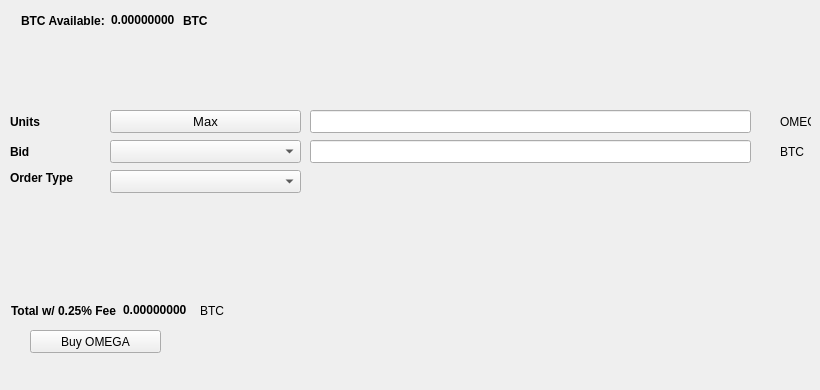
   <widget class="QWidget" name="BuyTab">
    <attribute name="title">
     <string>Buy</string>
    </attribute>
    <widget class="QPushButton" name="BuyOMEGA">
     <property name="geometry">
      <rect>
       <x>30</x>
       <y>330</y>
       <width>131</width>
       <height>23</height>
      </rect>
     </property>
     <property name="text">
      <string>Buy OMEGA</string>
     </property>
     <property name="icon">
      <iconset resource="../omega.qrc">
       <normaloff>:/icons/bitcoin</normaloff>:/icons/bitcoin</iconset>
     </property>
    </widget>
    <widget class="QLabel" name="label_3">
     <property name="geometry">
      <rect>
       <x>10</x>
       <y>110</y>
       <width>46</width>
       <height>23</height>
      </rect>
     </property>
     <property name="font">
      <font>
       <weight>75</weight>
       <bold>true</bold>
      </font>
     </property>
     <property name="text">
      <string>Units</string>
     </property>
    </widget>
    <widget class="QLineEdit" name="UnitsInput">
     <property name="geometry">
      <rect>
       <x>310</x>
       <y>110</y>
       <width>441</width>
       <height>23</height>
      </rect>
     </property>
     <property name="font">
      <font>
       <pointsize>9</pointsize>
       <weight>75</weight>
       <bold>true</bold>
      </font>
     </property>
    </widget>
    <widget class="QLineEdit" name="BuyBidPriceEdit">
     <property name="geometry">
      <rect>
       <x>310</x>
       <y>140</y>
       <width>441</width>
       <height>23</height>
      </rect>
     </property>
     <property name="font">
      <font>
       <pointsize>9</pointsize>
       <weight>75</weight>
       <bold>true</bold>
      </font>
     </property>
    </widget>
    <widget class="QLabel" name="label_4">
     <property name="geometry">
      <rect>
       <x>780</x>
       <y>110</y>
       <width>31</width>
       <height>23</height>
      </rect>
     </property>
     <property name="text">
      <string>OMEGA</string>
     </property>
    </widget>
    <widget class="QLabel" name="label_5">
     <property name="geometry">
      <rect>
       <x>780</x>
       <y>140</y>
       <width>31</width>
       <height>23</height>
      </rect>
     </property>
     <property name="text">
      <string>BTC</string>
     </property>
    </widget>
    <widget class="QLabel" name="label_6">
     <property name="geometry">
      <rect>
       <x>10</x>
       <y>140</y>
       <width>46</width>
       <height>23</height>
      </rect>
     </property>
     <property name="font">
      <font>
       <weight>75</weight>
       <bold>true</bold>
      </font>
     </property>
     <property name="text">
      <string>Bid</string>
     </property>
    </widget>
    <widget class="QLabel" name="label_7">
     <property name="geometry">
      <rect>
       <x>10</x>
       <y>170</y>
       <width>91</width>
       <height>16</height>
      </rect>
     </property>
     <property name="font">
      <font>
       <weight>75</weight>
       <bold>true</bold>
      </font>
     </property>
     <property name="text">
      <string>Order Type</string>
     </property>
    </widget>
    <widget class="QPushButton" name="Buy_Max_Amount">
     <property name="geometry">
      <rect>
       <x>110</x>
       <y>110</y>
       <width>191</width>
       <height>23</height>
      </rect>
     </property>
     <property name="font">
      <font>
       <pointsize>10</pointsize>
      </font>
     </property>
     <property name="text">
      <string>Max</string>
     </property>
    </widget>
    <widget class="QComboBox" name="BuyBidcomboBox">
     <property name="geometry">
      <rect>
       <x>110</x>
       <y>140</y>
       <width>191</width>
       <height>23</height>
      </rect>
     </property>
     <property name="font">
      <font>
       <pointsize>10</pointsize>
      </font>
     </property>
    </widget>
    <widget class="QComboBox" name="buyOrdertypeCombo">
     <property name="geometry">
      <rect>
       <x>110</x>
       <y>170</y>
       <width>191</width>
       <height>23</height>
      </rect>
     </property>
     <property name="font">
      <font>
       <pointsize>10</pointsize>
      </font>
     </property>
    </widget>
    <widget class="QWidget" name="layoutWidget1">
     <property name="geometry">
      <rect>
       <x>21</x>
       <y>11</y>
       <width>227</width>
       <height>19</height>
      </rect>
     </property>
     <layout class="QHBoxLayout" name="horizontalLayout_3">
      <item>
       <widget class="QLabel" name="label232">
        <property name="font">
         <font>
          <weight>75</weight>
          <bold>true</bold>
         </font>
        </property>
        <property name="text">
         <string>BTC Available:</string>
        </property>
       </widget>
      </item>
      <item>
       <widget class="QLabel" name="BtcAvailableLbl">
        <property name="palette">
         <palette>
          <active>
           <colorrole role="WindowText">
            <brush brushstyle="SolidPattern">
             <color alpha="255">
              <red>0</red>
              <green>0</green>
              <blue>0</blue>
             </color>
            </brush>
           </colorrole>
           <colorrole role="Button">
            <brush brushstyle="SolidPattern">
             <color alpha="255">
              <red>0</red>
              <green>170</green>
              <blue>0</blue>
             </color>
            </brush>
           </colorrole>
           <colorrole role="Light">
            <brush brushstyle="SolidPattern">
             <color alpha="255">
              <red>0</red>
              <green>255</green>
              <blue>0</blue>
             </color>
            </brush>
           </colorrole>
           <colorrole role="Midlight">
            <brush brushstyle="SolidPattern">
             <color alpha="255">
              <red>0</red>
              <green>212</green>
              <blue>0</blue>
             </color>
            </brush>
           </colorrole>
           <colorrole role="Dark">
            <brush brushstyle="SolidPattern">
             <color alpha="255">
              <red>0</red>
              <green>85</green>
              <blue>0</blue>
             </color>
            </brush>
           </colorrole>
           <colorrole role="Mid">
            <brush brushstyle="SolidPattern">
             <color alpha="255">
              <red>0</red>
              <green>113</green>
              <blue>0</blue>
             </color>
            </brush>
           </colorrole>
           <colorrole role="Text">
            <brush brushstyle="SolidPattern">
             <color alpha="255">
              <red>0</red>
              <green>170</green>
              <blue>0</blue>
             </color>
            </brush>
           </colorrole>
           <colorrole role="BrightText">
            <brush brushstyle="SolidPattern">
             <color alpha="255">
              <red>255</red>
              <green>255</green>
              <blue>255</blue>
             </color>
            </brush>
           </colorrole>
           <colorrole role="ButtonText">
            <brush brushstyle="SolidPattern">
             <color alpha="255">
              <red>0</red>
              <green>0</green>
              <blue>0</blue>
             </color>
            </brush>
           </colorrole>
           <colorrole role="Base">
            <brush brushstyle="SolidPattern">
             <color alpha="255">
              <red>255</red>
              <green>255</green>
              <blue>255</blue>
             </color>
            </brush>
           </colorrole>
           <colorrole role="Window">
            <brush brushstyle="SolidPattern">
             <color alpha="255">
              <red>0</red>
              <green>170</green>
              <blue>0</blue>
             </color>
            </brush>
           </colorrole>
           <colorrole role="Shadow">
            <brush brushstyle="SolidPattern">
             <color alpha="255">
              <red>0</red>
              <green>0</green>
              <blue>0</blue>
             </color>
            </brush>
           </colorrole>
           <colorrole role="AlternateBase">
            <brush brushstyle="SolidPattern">
             <color alpha="255">
              <red>127</red>
              <green>212</green>
              <blue>127</blue>
             </color>
            </brush>
           </colorrole>
           <colorrole role="ToolTipBase">
            <brush brushstyle="SolidPattern">
             <color alpha="255">
              <red>255</red>
              <green>255</green>
              <blue>220</blue>
             </color>
            </brush>
           </colorrole>
           <colorrole role="ToolTipText">
            <brush brushstyle="SolidPattern">
             <color alpha="255">
              <red>0</red>
              <green>0</green>
              <blue>0</blue>
             </color>
            </brush>
           </colorrole>
          </active>
          <inactive>
           <colorrole role="WindowText">
            <brush brushstyle="SolidPattern">
             <color alpha="255">
              <red>0</red>
              <green>0</green>
              <blue>0</blue>
             </color>
            </brush>
           </colorrole>
           <colorrole role="Button">
            <brush brushstyle="SolidPattern">
             <color alpha="255">
              <red>0</red>
              <green>170</green>
              <blue>0</blue>
             </color>
            </brush>
           </colorrole>
           <colorrole role="Light">
            <brush brushstyle="SolidPattern">
             <color alpha="255">
              <red>0</red>
              <green>255</green>
              <blue>0</blue>
             </color>
            </brush>
           </colorrole>
           <colorrole role="Midlight">
            <brush brushstyle="SolidPattern">
             <color alpha="255">
              <red>0</red>
              <green>212</green>
              <blue>0</blue>
             </color>
            </brush>
           </colorrole>
           <colorrole role="Dark">
            <brush brushstyle="SolidPattern">
             <color alpha="255">
              <red>0</red>
              <green>85</green>
              <blue>0</blue>
             </color>
            </brush>
           </colorrole>
           <colorrole role="Mid">
            <brush brushstyle="SolidPattern">
             <color alpha="255">
              <red>0</red>
              <green>113</green>
              <blue>0</blue>
             </color>
            </brush>
           </colorrole>
           <colorrole role="Text">
            <brush brushstyle="SolidPattern">
             <color alpha="255">
              <red>0</red>
              <green>170</green>
              <blue>0</blue>
             </color>
            </brush>
           </colorrole>
           <colorrole role="BrightText">
            <brush brushstyle="SolidPattern">
             <color alpha="255">
              <red>255</red>
              <green>255</green>
              <blue>255</blue>
             </color>
            </brush>
           </colorrole>
           <colorrole role="ButtonText">
            <brush brushstyle="SolidPattern">
             <color alpha="255">
              <red>0</red>
              <green>0</green>
              <blue>0</blue>
             </color>
            </brush>
           </colorrole>
           <colorrole role="Base">
            <brush brushstyle="SolidPattern">
             <color alpha="255">
              <red>255</red>
              <green>255</green>
              <blue>255</blue>
             </color>
            </brush>
           </colorrole>
           <colorrole role="Window">
            <brush brushstyle="SolidPattern">
             <color alpha="255">
              <red>0</red>
              <green>170</green>
              <blue>0</blue>
             </color>
            </brush>
           </colorrole>
           <colorrole role="Shadow">
            <brush brushstyle="SolidPattern">
             <color alpha="255">
              <red>0</red>
              <green>0</green>
              <blue>0</blue>
             </color>
            </brush>
           </colorrole>
           <colorrole role="AlternateBase">
            <brush brushstyle="SolidPattern">
             <color alpha="255">
              <red>127</red>
              <green>212</green>
              <blue>127</blue>
             </color>
            </brush>
           </colorrole>
           <colorrole role="ToolTipBase">
            <brush brushstyle="SolidPattern">
             <color alpha="255">
              <red>255</red>
              <green>255</green>
              <blue>220</blue>
             </color>
            </brush>
           </colorrole>
           <colorrole role="ToolTipText">
            <brush brushstyle="SolidPattern">
             <color alpha="255">
              <red>0</red>
              <green>0</green>
              <blue>0</blue>
             </color>
            </brush>
           </colorrole>
          </inactive>
          <disabled>
           <colorrole role="WindowText">
            <brush brushstyle="SolidPattern">
             <color alpha="255">
              <red>0</red>
              <green>85</green>
              <blue>0</blue>
             </color>
            </brush>
           </colorrole>
           <colorrole role="Button">
            <brush brushstyle="SolidPattern">
             <color alpha="255">
              <red>0</red>
              <green>170</green>
              <blue>0</blue>
             </color>
            </brush>
           </colorrole>
           <colorrole role="Light">
            <brush brushstyle="SolidPattern">
             <color alpha="255">
              <red>0</red>
              <green>255</green>
              <blue>0</blue>
             </color>
            </brush>
           </colorrole>
           <colorrole role="Midlight">
            <brush brushstyle="SolidPattern">
             <color alpha="255">
              <red>0</red>
              <green>212</green>
              <blue>0</blue>
             </color>
            </brush>
           </colorrole>
           <colorrole role="Dark">
            <brush brushstyle="SolidPattern">
             <color alpha="255">
              <red>0</red>
              <green>85</green>
              <blue>0</blue>
             </color>
            </brush>
           </colorrole>
           <colorrole role="Mid">
            <brush brushstyle="SolidPattern">
             <color alpha="255">
              <red>0</red>
              <green>113</green>
              <blue>0</blue>
             </color>
            </brush>
           </colorrole>
           <colorrole role="Text">
            <brush brushstyle="SolidPattern">
             <color alpha="255">
              <red>0</red>
              <green>85</green>
              <blue>0</blue>
             </color>
            </brush>
           </colorrole>
           <colorrole role="BrightText">
            <brush brushstyle="SolidPattern">
             <color alpha="255">
              <red>255</red>
              <green>255</green>
              <blue>255</blue>
             </color>
            </brush>
           </colorrole>
           <colorrole role="ButtonText">
            <brush brushstyle="SolidPattern">
             <color alpha="255">
              <red>0</red>
              <green>85</green>
              <blue>0</blue>
             </color>
            </brush>
           </colorrole>
           <colorrole role="Base">
            <brush brushstyle="SolidPattern">
             <color alpha="255">
              <red>0</red>
              <green>170</green>
              <blue>0</blue>
             </color>
            </brush>
           </colorrole>
           <colorrole role="Window">
            <brush brushstyle="SolidPattern">
             <color alpha="255">
              <red>0</red>
              <green>170</green>
              <blue>0</blue>
             </color>
            </brush>
           </colorrole>
           <colorrole role="Shadow">
            <brush brushstyle="SolidPattern">
             <color alpha="255">
              <red>0</red>
              <green>0</green>
              <blue>0</blue>
             </color>
            </brush>
           </colorrole>
           <colorrole role="AlternateBase">
            <brush brushstyle="SolidPattern">
             <color alpha="255">
              <red>0</red>
              <green>170</green>
              <blue>0</blue>
             </color>
            </brush>
           </colorrole>
           <colorrole role="ToolTipBase">
            <brush brushstyle="SolidPattern">
             <color alpha="255">
              <red>255</red>
              <green>255</green>
              <blue>220</blue>
             </color>
            </brush>
           </colorrole>
           <colorrole role="ToolTipText">
            <brush brushstyle="SolidPattern">
             <color alpha="255">
              <red>0</red>
              <green>0</green>
              <blue>0</blue>
             </color>
            </brush>
           </colorrole>
          </disabled>
         </palette>
        </property>
        <property name="font">
         <font>
          <weight>75</weight>
          <bold>true</bold>
         </font>
        </property>
        <property name="text">
         <string>0.00000000</string>
        </property>
        <property name="textInteractionFlags">
         <set>Qt::LinksAccessibleByMouse|Qt::TextSelectableByKeyboard|Qt::TextSelectableByMouse</set>
        </property>
       </widget>
      </item>
      <item>
       <widget class="QLabel" name="BtcAvailableLbl_2">
        <property name="font">
         <font>
          <weight>75</weight>
          <bold>true</bold>
         </font>
        </property>
        <property name="text">
         <string>BTC</string>
        </property>
       </widget>
      </item>
     </layout>
    </widget>
    <widget class="QWidget" name="layoutWidge2">
     <property name="geometry">
      <rect>
       <x>11</x>
       <y>301</y>
       <width>259</width>
       <height>19</height>
      </rect>
     </property>
     <layout class="QHBoxLayout" name="horizontalLayout_4">
      <item>
       <widget class="QLabel" name="label_9">
        <property name="font">
         <font>
          <weight>75</weight>
          <bold>true</bold>
         </font>
        </property>
        <property name="text">
         <string>Total w/ 0.25% Fee</string>
        </property>
       </widget>
      </item>
      <item>
       <widget class="QLabel" name="BuyCostLabel">
        <property name="palette">
         <palette>
          <active>
           <colorrole role="WindowText">
            <brush brushstyle="SolidPattern">
             <color alpha="255">
              <red>0</red>
              <green>0</green>
              <blue>0</blue>
             </color>
            </brush>
           </colorrole>
           <colorrole role="Button">
            <brush brushstyle="SolidPattern">
             <color alpha="255">
              <red>0</red>
              <green>170</green>
              <blue>0</blue>
             </color>
            </brush>
           </colorrole>
           <colorrole role="Light">
            <brush brushstyle="SolidPattern">
             <color alpha="255">
              <red>0</red>
              <green>255</green>
              <blue>0</blue>
             </color>
            </brush>
           </colorrole>
           <colorrole role="Midlight">
            <brush brushstyle="SolidPattern">
             <color alpha="255">
              <red>0</red>
              <green>212</green>
              <blue>0</blue>
             </color>
            </brush>
           </colorrole>
           <colorrole role="Dark">
            <brush brushstyle="SolidPattern">
             <color alpha="255">
              <red>0</red>
              <green>85</green>
              <blue>0</blue>
             </color>
            </brush>
           </colorrole>
           <colorrole role="Mid">
            <brush brushstyle="SolidPattern">
             <color alpha="255">
              <red>0</red>
              <green>113</green>
              <blue>0</blue>
             </color>
            </brush>
           </colorrole>
           <colorrole role="Text">
            <brush brushstyle="SolidPattern">
             <color alpha="255">
              <red>0</red>
              <green>170</green>
              <blue>0</blue>
             </color>
            </brush>
           </colorrole>
           <colorrole role="BrightText">
            <brush brushstyle="SolidPattern">
             <color alpha="255">
              <red>255</red>
              <green>255</green>
              <blue>255</blue>
             </color>
            </brush>
           </colorrole>
           <colorrole role="ButtonText">
            <brush brushstyle="SolidPattern">
             <color alpha="255">
              <red>0</red>
              <green>0</green>
              <blue>0</blue>
             </color>
            </brush>
           </colorrole>
           <colorrole role="Base">
            <brush brushstyle="SolidPattern">
             <color alpha="255">
              <red>255</red>
              <green>255</green>
              <blue>255</blue>
             </color>
            </brush>
           </colorrole>
           <colorrole role="Window">
            <brush brushstyle="SolidPattern">
             <color alpha="255">
              <red>0</red>
              <green>170</green>
              <blue>0</blue>
             </color>
            </brush>
           </colorrole>
           <colorrole role="Shadow">
            <brush brushstyle="SolidPattern">
             <color alpha="255">
              <red>0</red>
              <green>0</green>
              <blue>0</blue>
             </color>
            </brush>
           </colorrole>
           <colorrole role="AlternateBase">
            <brush brushstyle="SolidPattern">
             <color alpha="255">
              <red>127</red>
              <green>212</green>
              <blue>127</blue>
             </color>
            </brush>
           </colorrole>
           <colorrole role="ToolTipBase">
            <brush brushstyle="SolidPattern">
             <color alpha="255">
              <red>255</red>
              <green>255</green>
              <blue>220</blue>
             </color>
            </brush>
           </colorrole>
           <colorrole role="ToolTipText">
            <brush brushstyle="SolidPattern">
             <color alpha="255">
              <red>0</red>
              <green>0</green>
              <blue>0</blue>
             </color>
            </brush>
           </colorrole>
          </active>
          <inactive>
           <colorrole role="WindowText">
            <brush brushstyle="SolidPattern">
             <color alpha="255">
              <red>0</red>
              <green>0</green>
              <blue>0</blue>
             </color>
            </brush>
           </colorrole>
           <colorrole role="Button">
            <brush brushstyle="SolidPattern">
             <color alpha="255">
              <red>0</red>
              <green>170</green>
              <blue>0</blue>
             </color>
            </brush>
           </colorrole>
           <colorrole role="Light">
            <brush brushstyle="SolidPattern">
             <color alpha="255">
              <red>0</red>
              <green>255</green>
              <blue>0</blue>
             </color>
            </brush>
           </colorrole>
           <colorrole role="Midlight">
            <brush brushstyle="SolidPattern">
             <color alpha="255">
              <red>0</red>
              <green>212</green>
              <blue>0</blue>
             </color>
            </brush>
           </colorrole>
           <colorrole role="Dark">
            <brush brushstyle="SolidPattern">
             <color alpha="255">
              <red>0</red>
              <green>85</green>
              <blue>0</blue>
             </color>
            </brush>
           </colorrole>
           <colorrole role="Mid">
            <brush brushstyle="SolidPattern">
             <color alpha="255">
              <red>0</red>
              <green>113</green>
              <blue>0</blue>
             </color>
            </brush>
           </colorrole>
           <colorrole role="Text">
            <brush brushstyle="SolidPattern">
             <color alpha="255">
              <red>0</red>
              <green>170</green>
              <blue>0</blue>
             </color>
            </brush>
           </colorrole>
           <colorrole role="BrightText">
            <brush brushstyle="SolidPattern">
             <color alpha="255">
              <red>255</red>
              <green>255</green>
              <blue>255</blue>
             </color>
            </brush>
           </colorrole>
           <colorrole role="ButtonText">
            <brush brushstyle="SolidPattern">
             <color alpha="255">
              <red>0</red>
              <green>0</green>
              <blue>0</blue>
             </color>
            </brush>
           </colorrole>
           <colorrole role="Base">
            <brush brushstyle="SolidPattern">
             <color alpha="255">
              <red>255</red>
              <green>255</green>
              <blue>255</blue>
             </color>
            </brush>
           </colorrole>
           <colorrole role="Window">
            <brush brushstyle="SolidPattern">
             <color alpha="255">
              <red>0</red>
              <green>170</green>
              <blue>0</blue>
             </color>
            </brush>
           </colorrole>
           <colorrole role="Shadow">
            <brush brushstyle="SolidPattern">
             <color alpha="255">
              <red>0</red>
              <green>0</green>
              <blue>0</blue>
             </color>
            </brush>
           </colorrole>
           <colorrole role="AlternateBase">
            <brush brushstyle="SolidPattern">
             <color alpha="255">
              <red>127</red>
              <green>212</green>
              <blue>127</blue>
             </color>
            </brush>
           </colorrole>
           <colorrole role="ToolTipBase">
            <brush brushstyle="SolidPattern">
             <color alpha="255">
              <red>255</red>
              <green>255</green>
              <blue>220</blue>
             </color>
            </brush>
           </colorrole>
           <colorrole role="ToolTipText">
            <brush brushstyle="SolidPattern">
             <color alpha="255">
              <red>0</red>
              <green>0</green>
              <blue>0</blue>
             </color>
            </brush>
           </colorrole>
          </inactive>
          <disabled>
           <colorrole role="WindowText">
            <brush brushstyle="SolidPattern">
             <color alpha="255">
              <red>0</red>
              <green>85</green>
              <blue>0</blue>
             </color>
            </brush>
           </colorrole>
           <colorrole role="Button">
            <brush brushstyle="SolidPattern">
             <color alpha="255">
              <red>0</red>
              <green>170</green>
              <blue>0</blue>
             </color>
            </brush>
           </colorrole>
           <colorrole role="Light">
            <brush brushstyle="SolidPattern">
             <color alpha="255">
              <red>0</red>
              <green>255</green>
              <blue>0</blue>
             </color>
            </brush>
           </colorrole>
           <colorrole role="Midlight">
            <brush brushstyle="SolidPattern">
             <color alpha="255">
              <red>0</red>
              <green>212</green>
              <blue>0</blue>
             </color>
            </brush>
           </colorrole>
           <colorrole role="Dark">
            <brush brushstyle="SolidPattern">
             <color alpha="255">
              <red>0</red>
              <green>85</green>
              <blue>0</blue>
             </color>
            </brush>
           </colorrole>
           <colorrole role="Mid">
            <brush brushstyle="SolidPattern">
             <color alpha="255">
              <red>0</red>
              <green>113</green>
              <blue>0</blue>
             </color>
            </brush>
           </colorrole>
           <colorrole role="Text">
            <brush brushstyle="SolidPattern">
             <color alpha="255">
              <red>0</red>
              <green>85</green>
              <blue>0</blue>
             </color>
            </brush>
           </colorrole>
           <colorrole role="BrightText">
            <brush brushstyle="SolidPattern">
             <color alpha="255">
              <red>255</red>
              <green>255</green>
              <blue>255</blue>
             </color>
            </brush>
           </colorrole>
           <colorrole role="ButtonText">
            <brush brushstyle="SolidPattern">
             <color alpha="255">
              <red>0</red>
              <green>85</green>
              <blue>0</blue>
             </color>
            </brush>
           </colorrole>
           <colorrole role="Base">
            <brush brushstyle="SolidPattern">
             <color alpha="255">
              <red>0</red>
              <green>170</green>
              <blue>0</blue>
             </color>
            </brush>
           </colorrole>
           <colorrole role="Window">
            <brush brushstyle="SolidPattern">
             <color alpha="255">
              <red>0</red>
              <green>170</green>
              <blue>0</blue>
             </color>
            </brush>
           </colorrole>
           <colorrole role="Shadow">
            <brush brushstyle="SolidPattern">
             <color alpha="255">
              <red>0</red>
              <green>0</green>
              <blue>0</blue>
             </color>
            </brush>
           </colorrole>
           <colorrole role="AlternateBase">
            <brush brushstyle="SolidPattern">
             <color alpha="255">
              <red>0</red>
              <green>170</green>
              <blue>0</blue>
             </color>
            </brush>
           </colorrole>
           <colorrole role="ToolTipBase">
            <brush brushstyle="SolidPattern">
             <color alpha="255">
              <red>255</red>
              <green>255</green>
              <blue>220</blue>
             </color>
            </brush>
           </colorrole>
           <colorrole role="ToolTipText">
            <brush brushstyle="SolidPattern">
             <color alpha="255">
              <red>0</red>
              <green>0</green>
              <blue>0</blue>
             </color>
            </brush>
           </colorrole>
          </disabled>
         </palette>
        </property>
        <property name="font">
         <font>
          <weight>75</weight>
          <bold>true</bold>
         </font>
        </property>
        <property name="autoFillBackground">
         <bool>false</bool>
        </property>
        <property name="text">
         <string>0.00000000</string>
        </property>
        <property name="textInteractionFlags">
         <set>Qt::LinksAccessibleByMouse|Qt::TextSelectableByMouse</set>
        </property>
       </widget>
      </item>
      <item>
       <widget class="QLabel" name="label_10">
        <property name="font">
         <font>
          <weight>50</weight>
          <bold>false</bold>
         </font>
        </property>
        <property name="text">
         <string>BTC</string>
        </property>
       </widget>
      </item>
     </layout>
    </widget>
    <widget class="QLabel" name="label_24">
     <property name="geometry">
      <rect>
       <x>460</x>
       <y>300</y>
       <width>281</width>
       <height>81</height>
      </rect>
     </property>
     <property name="text">
      <string/>
     </property>
     <property name="pixmap">
      <pixmap>:/images/bittrex</pixmap>
     </property>
    </widget>
   </widget>
